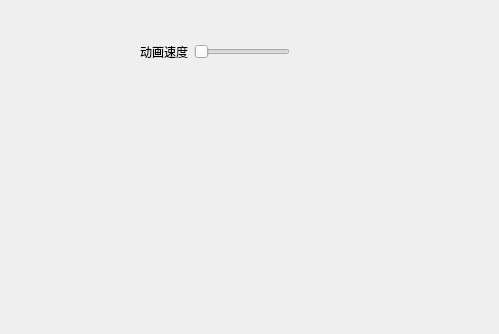
<?xml version="1.0" encoding="UTF-8"?>
<ui version="4.0">
 <class>Form</class>
 <widget class="QWidget" name="Form">
  <property name="geometry">
   <rect>
    <x>0</x>
    <y>0</y>
    <width>499</width>
    <height>334</height>
   </rect>
  </property>
  <property name="windowTitle">
   <string>Form</string>
  </property>
  <widget class="QWidget" name="">
   <property name="geometry">
    <rect>
     <x>140</x>
     <y>40</y>
     <width>150</width>
     <height>23</height>
    </rect>
   </property>
   <layout class="QHBoxLayout" name="horizontalLayout">
    <item>
     <widget class="QLabel" name="label">
      <property name="text">
       <string>动画速度</string>
      </property>
     </widget>
    </item>
    <item>
     <widget class="QSlider" name="horizontalSlider">
      <property name="orientation">
       <enum>Qt::Horizontal</enum>
      </property>
     </widget>
    </item>
   </layout>
  </widget>
 </widget>
 <resources/>
 <connections/>
</ui>
